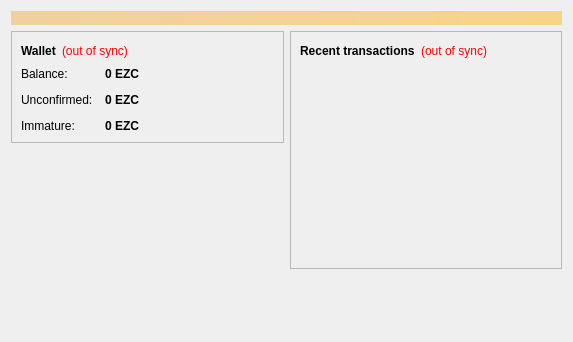
<?xml version="1.0" encoding="UTF-8"?>
<ui version="4.0">
 <class>OverviewPage</class>
 <widget class="QWidget" name="OverviewPage">
  <property name="geometry">
   <rect>
    <x>0</x>
    <y>0</y>
    <width>573</width>
    <height>342</height>
   </rect>
  </property>
  <property name="windowTitle">
   <string>Form</string>
  </property>
  <layout class="QVBoxLayout" name="topLayout">
   <item>
    <widget class="QLabel" name="labelAlerts">
     <property name="visible">
      <bool>false</bool>
     </property>
     <property name="styleSheet">
      <string notr="true">background-color: qlineargradient(x1: 0, y1: 0, x2: 1, y2: 0, stop:0 #F0D0A0, stop:1 #F8D488); color:#000000;</string>
     </property>
     <property name="wordWrap">
      <bool>true</bool>
     </property>
     <property name="margin">
      <number>3</number>
     </property>
    </widget>
   </item>
   <item>
    <layout class="QHBoxLayout" name="horizontalLayout" stretch="1,1">
     <item>
      <layout class="QVBoxLayout" name="verticalLayout_2">
       <item>
        <widget class="QFrame" name="frame">
         <property name="frameShape">
          <enum>QFrame::StyledPanel</enum>
         </property>
         <property name="frameShadow">
          <enum>QFrame::Raised</enum>
         </property>
         <layout class="QVBoxLayout" name="verticalLayout_4">
          <item>
           <layout class="QHBoxLayout" name="horizontalLayout_4">
            <item>
             <widget class="QLabel" name="label_5">
              <property name="font">
               <font>
                <weight>75</weight>
                <bold>true</bold>
               </font>
              </property>
              <property name="text">
               <string>Wallet</string>
              </property>
             </widget>
            </item>
            <item>
             <widget class="QLabel" name="labelWalletStatus">
              <property name="toolTip">
               <string>The displayed information may be out of date. Your wallet automatically synchronizes with the Ezzycoin network after a connection is established, but this process has not completed yet.</string>
              </property>
              <property name="styleSheet">
               <string notr="true">QLabel { color: red; }</string>
              </property>
              <property name="text">
               <string notr="true">(out of sync)</string>
              </property>
              <property name="alignment">
               <set>Qt::AlignLeading|Qt::AlignLeft|Qt::AlignVCenter</set>
              </property>
             </widget>
            </item>
            <item>
             <spacer name="horizontalSpacer_2">
              <property name="orientation">
               <enum>Qt::Horizontal</enum>
              </property>
              <property name="sizeHint" stdset="0">
               <size>
                <width>40</width>
                <height>20</height>
               </size>
              </property>
             </spacer>
            </item>
           </layout>
          </item>
          <item>
           <layout class="QFormLayout" name="formLayout_2">
            <property name="fieldGrowthPolicy">
             <enum>QFormLayout::AllNonFixedFieldsGrow</enum>
            </property>
            <property name="horizontalSpacing">
             <number>12</number>
            </property>
            <property name="verticalSpacing">
             <number>12</number>
            </property>
            <item row="0" column="0">
             <widget class="QLabel" name="label">
              <property name="text">
               <string>Balance:</string>
              </property>
             </widget>
            </item>
            <item row="0" column="1">
             <widget class="QLabel" name="labelBalance">
              <property name="font">
               <font>
                <weight>75</weight>
                <bold>true</bold>
               </font>
              </property>
              <property name="cursor">
               <cursorShape>IBeamCursor</cursorShape>
              </property>
              <property name="toolTip">
               <string>Your current balance</string>
              </property>
              <property name="text">
               <string notr="true">0 EZC</string>
              </property>
              <property name="textInteractionFlags">
               <set>Qt::LinksAccessibleByMouse|Qt::TextSelectableByKeyboard|Qt::TextSelectableByMouse</set>
              </property>
             </widget>
            </item>
            <item row="1" column="0">
             <widget class="QLabel" name="label_3">
              <property name="text">
               <string>Unconfirmed:</string>
              </property>
             </widget>
            </item>
            <item row="1" column="1">
             <widget class="QLabel" name="labelUnconfirmed">
              <property name="font">
               <font>
                <weight>75</weight>
                <bold>true</bold>
               </font>
              </property>
              <property name="cursor">
               <cursorShape>IBeamCursor</cursorShape>
              </property>
              <property name="toolTip">
               <string>Total of transactions that have yet to be confirmed, and do not yet count toward the current balance</string>
              </property>
              <property name="text">
               <string notr="true">0 EZC</string>
              </property>
              <property name="textInteractionFlags">
               <set>Qt::LinksAccessibleByMouse|Qt::TextSelectableByKeyboard|Qt::TextSelectableByMouse</set>
              </property>
             </widget>
            </item>
            <item row="2" column="0">
             <widget class="QLabel" name="labelImmatureText">
              <property name="text">
               <string>Immature:</string>
              </property>
             </widget>
            </item>
            <item row="2" column="1">
             <widget class="QLabel" name="labelImmature">
              <property name="font">
               <font>
                <weight>75</weight>
                <bold>true</bold>
               </font>
              </property>
              <property name="toolTip">
               <string>Mined balance that has not yet matured</string>
              </property>
              <property name="text">
               <string notr="true">0 EZC</string>
              </property>
              <property name="textInteractionFlags">
               <set>Qt::LinksAccessibleByMouse|Qt::TextSelectableByKeyboard|Qt::TextSelectableByMouse</set>
              </property>
             </widget>
            </item>
           </layout>
          </item>
         </layout>
        </widget>
       </item>
       <item>
        <spacer name="verticalSpacer">
         <property name="orientation">
          <enum>Qt::Vertical</enum>
         </property>
         <property name="sizeHint" stdset="0">
          <size>
           <width>20</width>
           <height>40</height>
          </size>
         </property>
        </spacer>
       </item>
      </layout>
     </item>
     <item>
      <layout class="QVBoxLayout" name="verticalLayout_3">
       <item>
        <widget class="QFrame" name="frame_2">
         <property name="frameShape">
          <enum>QFrame::StyledPanel</enum>
         </property>
         <property name="frameShadow">
          <enum>QFrame::Raised</enum>
         </property>
         <layout class="QVBoxLayout" name="verticalLayout">
          <item>
           <layout class="QHBoxLayout" name="horizontalLayout_2">
            <item>
             <widget class="QLabel" name="label_4">
              <property name="text">
               <string>&lt;b&gt;Recent transactions&lt;/b&gt;</string>
              </property>
             </widget>
            </item>
            <item>
             <widget class="QLabel" name="labelTransactionsStatus">
              <property name="toolTip">
               <string>The displayed information may be out of date. Your wallet automatically synchronizes with the Ezzycoin network after a connection is established, but this process has not completed yet.</string>
              </property>
              <property name="styleSheet">
               <string notr="true">QLabel { color: red; }</string>
              </property>
              <property name="text">
               <string notr="true">(out of sync)</string>
              </property>
              <property name="alignment">
               <set>Qt::AlignRight|Qt::AlignTrailing|Qt::AlignVCenter</set>
              </property>
             </widget>
            </item>
            <item>
             <spacer name="horizontalSpacer">
              <property name="orientation">
               <enum>Qt::Horizontal</enum>
              </property>
              <property name="sizeHint" stdset="0">
               <size>
                <width>40</width>
                <height>20</height>
               </size>
              </property>
             </spacer>
            </item>
           </layout>
          </item>
          <item>
           <widget class="QListView" name="listTransactions">
            <property name="styleSheet">
             <string notr="true">QListView { background: transparent; }</string>
            </property>
            <property name="frameShape">
             <enum>QFrame::NoFrame</enum>
            </property>
            <property name="verticalScrollBarPolicy">
             <enum>Qt::ScrollBarAlwaysOff</enum>
            </property>
            <property name="horizontalScrollBarPolicy">
             <enum>Qt::ScrollBarAlwaysOff</enum>
            </property>
            <property name="selectionMode">
             <enum>QAbstractItemView::NoSelection</enum>
            </property>
           </widget>
          </item>
         </layout>
        </widget>
       </item>
       <item>
        <spacer name="verticalSpacer_2">
         <property name="orientation">
          <enum>Qt::Vertical</enum>
         </property>
         <property name="sizeHint" stdset="0">
          <size>
           <width>20</width>
           <height>40</height>
          </size>
         </property>
        </spacer>
       </item>
      </layout>
     </item>
    </layout>
   </item>
  </layout>
 </widget>
 <resources/>
 <connections/>
</ui>
